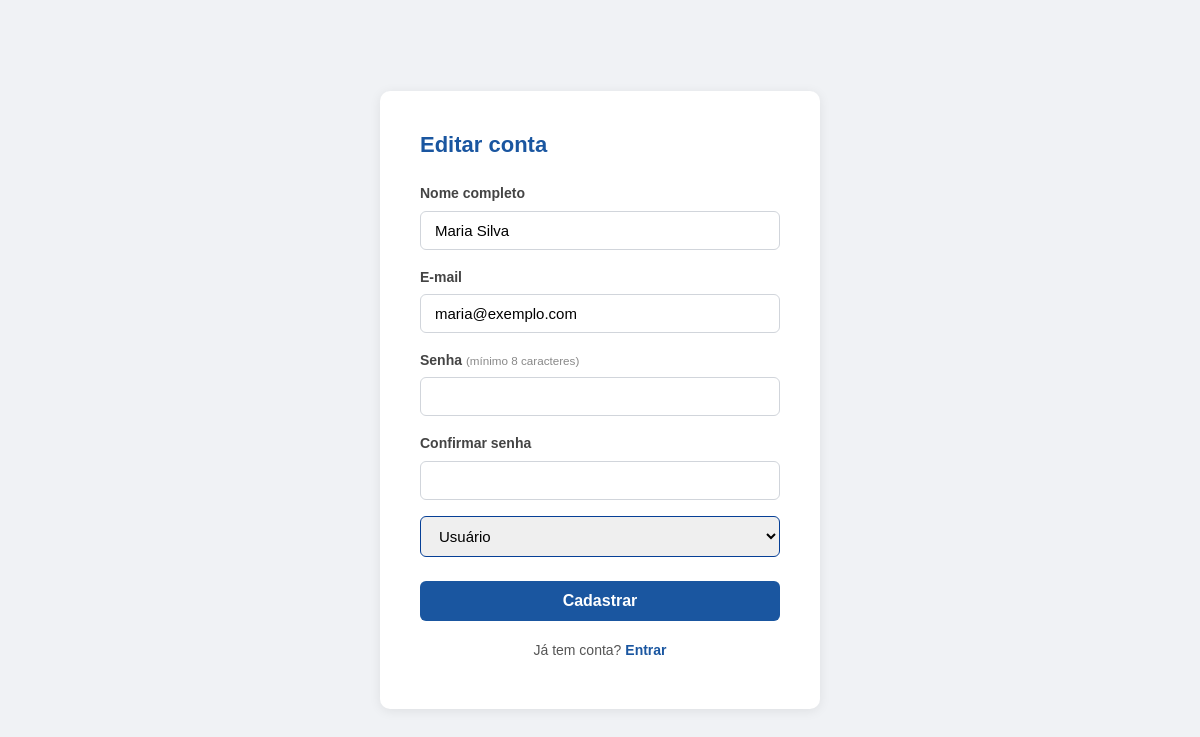
/projeto-auth/public/editar_usuario.php?id=2 (signed in), run on the app's committed database.
### tables this page shows
CREATE TABLE IF NOT EXISTS usuarios (
    id         INT          AUTO_INCREMENT PRIMARY KEY,
    nome       VARCHAR(100) NOT NULL,
    email      VARCHAR(150) NOT NULL UNIQUE,
    senha      VARCHAR(255) NOT NULL,               
    perfil     ENUM('usuario', 'admin')             
               NOT NULL DEFAULT 'usuario',
    criado_em  TIMESTAMP   NOT NULL DEFAULT CURRENT_TIMESTAMP
);

### projeto-auth/src/auth.php (called while the page is built, shortened)
<?php
function e(string $valor): string
{
    return htmlspecialchars($valor, ENT_QUOTES, 'UTF-8');
}

### projeto-auth/public/editar_usuario.php (the view, shortened to what this page needs)
<?php
require_once '../src/auth.php';
$erros  = [];
$nome   = '';
$email  = '';
if ($_SERVER['REQUEST_METHOD'] === 'POST') {
    $nome  = trim($_POST['nome']  ?? '');
    $email = trim($_POST['email'] ?? '');
    $senha = $_POST['senha']      ?? '';
    $conf  = $_POST['confirmar']  ?? '';
    if (empty($nome)) {
        $erros[] = 'O nome é obrigatório.';
    }
    if (!filter_var($email, FILTER_VALIDATE_EMAIL)) {
        $erros[] = 'Informe um e-mail válido.';
    }
    if($senha!=""){
        if (strlen($senha) < 8) {
            $erros[] = 'A senha deve ter pelo menos 8 caracteres.';
        }
        if ($senha !== $conf) {
            $erros[] = 'As senhas não conferem.';
        }
    }
    if (empty($erros)) {
        $pdo = getConexao();
           if($senha!=""){
                $hash = password_hash($senha, PASSWORD_DEFAULT);
            }
            $stmt = $pdo->prepare(
                'UPDATE usuarios SET
                nome = :nome, email = :email' . ($senha != "" ? ', senha = :senha' : '') . '
                WHERE id = :id'
            );
            $stmt->bindValue(':nome', $nome, PDO::PARAM_STR);
            $stmt->bindValue(':email', $email, PDO::PARAM_STR);
            if($senha!=""){
                $stmt->bindValue(':senha', $hash, PDO::PARAM_STR);
            }
            $stmt->bindValue(':id', $_POST['id'], PDO::PARAM_INT);
            $stmt->execute();
            header('Location: admin.php?cadastro=ok');
            exit;
    }
}else{
    $pdo = getConexao();
    $buscar = $pdo->prepare('SELECT * FROM usuarios WHERE id = :id');
    $buscar->bindValue(':id', $_GET['id'], PDO::PARAM_INT);
    $buscar->execute();
    $usuario = $buscar->fetch(PDO::FETCH_ASSOC);
    $nome = $usuario['nome'];
    $email = $usuario['email'];
}
?>
<!DOCTYPE html>
<html lang="pt-BR">
<head>
    <link rel="stylesheet" href="assets/style.css">
</head>
<body>
<div class="container">
    <div class="card">
        <h1>Editar conta</h1>
        <form method="POST" action="editar_usuario.php">
            <div class="campo">
                <label for="nome">Nome completo</label>
                <input type="text" id="nome" name="nome"
                       value="<?= e($nome) ?>" required autocomplete="name">
            </div>
            <div class="campo">
                <label for="email">E-mail</label>
                <input type="email" id="email" name="email"
                       value="<?= e($email) ?>" required autocomplete="email">
            </div>
            <div class="campo">
                <label for="senha">Senha <small>(mínimo 8 caracteres)</small></label>
                <input type="password" id="senha" name="senha"  autocomplete="new-password">
            </div>
            <div class="campo">
                <label for="confirmar">Confirmar senha</label>
                <input type="password" id="confirmar" name="confirmar"  autocomplete="new-password">
            </div>
            <div class="campo">
                <select name="perfil" id="perfil" required>
                    <option value="usuario" <?= $usuario['perfil'] === 'usuario' ? 'selected' : '' ?>>Usuário</option>
                </select>
            </div>
            <button type="submit" class="btn-primario">Cadastrar</button>
        </form>
        <p class="link-alt">Já tem conta? <a href="login.php">Entrar</a></p>
    </div>
</div>
</body>
</html>

### projeto-auth/public/assets/style.css (style rules this page uses)
*, *::before, *::after { box-sizing: border-box; margin: 0; padding: 0; }
body { font-family: Arial, sans-serif; font-size: 16px; background-color: #f0f2f5; color: #333; line-height: 1.6; }
.container { min-height: 100vh; display: flex; align-items: center; justify-content: center; padding: 24px; }
.card { background: #ffffff; border-radius: 10px; padding: 36px 40px; width: 100%; max-width: 440px; box-shadow: 0 2px 12px rgba(0, 0, 0, 0.08); }
.card h1 { font-size: 22px; margin-bottom: 20px; color: #1A56A0; }
.card p { margin-bottom: 12px; color: #555; }
.campo { margin-bottom: 16px; }
.campo label { display: block; font-size: 14px; font-weight: bold; margin-bottom: 6px; color: #444; }
.campo label small { font-weight: normal; color: #888; }
.campo input { width: 100%; padding: 10px 14px; border: 1px solid #d1d5db; border-radius: 6px; font-size: 15px; transition: border-color 0.2s; }
.campo select { width: 100%; padding: 10px 14px; border: 1px solid #063f96; border-radius: 6px; font-size: 15px; transition: border-color 0.2s; }
.btn-primario { display: inline-block; width: 100%; padding: 11px; background-color: #1A56A0; color: #fff; border: none; border-radius: 6px; font-size: 16px; font-weight: bold; cursor: pointer; text-align: center; text-decoration: none; transition: background-color 0.2s; margin-top: 8px; }
.link-alt { text-align: center; margin-top: 18px; font-size: 14px; color: #555; }
.link-alt a { color: #1A56A0; text-decoration: none; font-weight: bold; }

### data on the page
usuarios: nome "Maria Silva", email "maria@exemplo.com", perfil "Usuário"
